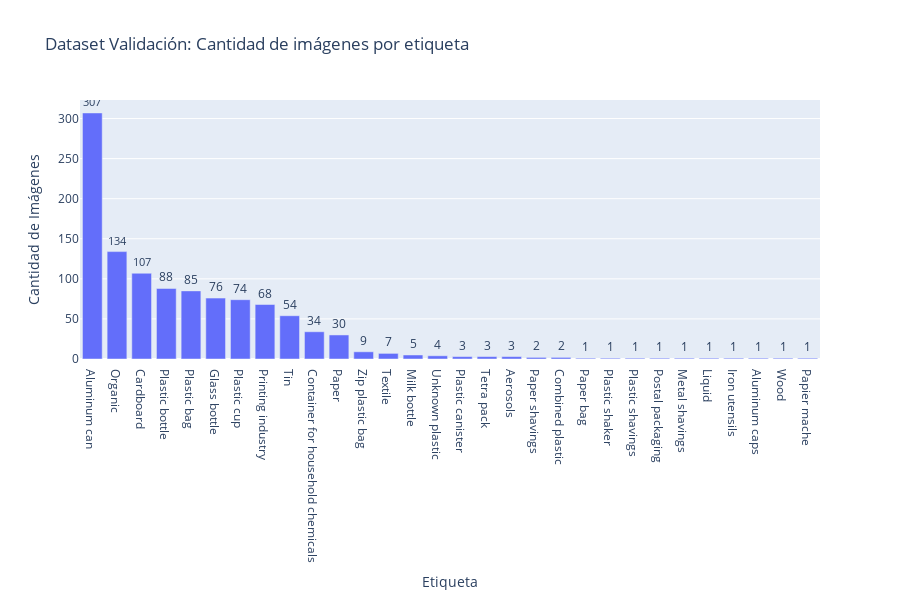

Here is the notebook cell this chart was saved with:
### Code cell
# Grafico la cantidad de veces que aparece cada etiqueta en el dataset de validacion ordenadas de mayor a menor
etiquetas = df_valid[valid_etiquetas].sum().sort_values(ascending=False)

# Crear el gráfico de barras
fig = px.bar(
    x=etiquetas.index, 
    y=etiquetas.values, 
    title="Dataset Validación: Cantidad de imágenes por etiqueta",
    labels={'x': 'Etiqueta', 'y': 'Cantidad de Imágenes'},
    height=600  # Ajusta esta altura según tus necesidades
)

# Añadir anotaciones con el número total de imágenes en cada barra
fig.update_traces(text=etiquetas.values, textposition='outside')

# Ajustar el orden de las categorías en el eje x
fig.update_xaxes(categoryorder="total descending")

# Mostrar el gráfico
fig.show()

### Figure 1 — Plotly figure (JSON) as saved in the notebook; plotly's stock layout.template omitted (floating-point values rounded to 4 significant figures)
{"data": [{"alignmentgroup": "True", "hovertemplate": "Etiqueta=%{x}<br>Cantidad de Imágenes=%{y}<extra></extra>", "legendgroup": "", "marker": {"color": "#636efa", "pattern": {"shape": ""}}, "name": "", "offsetgroup": "", "orientation": "v", "showlegend": false, "text": [307, 134, 107, 88, 85, 76, 74, 68, 54, 34, 30, 9, 7, 5, 4, 3, 3, 3, 2, 2, 1, 1, 1, 1, 1, 1, 1, 1, 1, 1], "textposition": "outside", "type": "bar", "x": [" Aluminum can", " Organic", " Cardboard", " Plastic bottle", " Plastic bag", " Glass bottle", " Plastic cup", " Printing industry", " Tin", " Container for household chemicals", " Paper", " Zip plastic bag", " Textile", " Milk bottle", " Unknown plastic", " Plastic canister", " Tetra pack", " Aerosols", " Paper shavings", " Combined plastic", " Paper bag", " Plastic shaker", " Plastic shavings", " Postal packaging", " Metal shavings", " Liquid", " Iron utensils", " Aluminum caps", " Wood", " Papier mache"], "xaxis": "x", "y": [307, 134, 107, 88, 85, 76, 74, 68, 54, 34, 30, 9, 7, 5, 4, 3, 3, 3, 2, 2, 1, 1, 1, 1, 1, 1, 1, 1, 1, 1], "yaxis": "y"}], "layout": {"barmode": "relative", "height": 600, "legend": {"tracegroupgap": 0}, "title": {"text": "Dataset Validación: Cantidad de imágenes por etiqueta"}, "xaxis": {"anchor": "y", "categoryorder": "total descending", "domain": [0, 1], "title": {"text": "Etiqueta"}}, "yaxis": {"anchor": "x", "domain": [0, 1], "title": {"text": "Cantidad de Imágenes"}}}}
